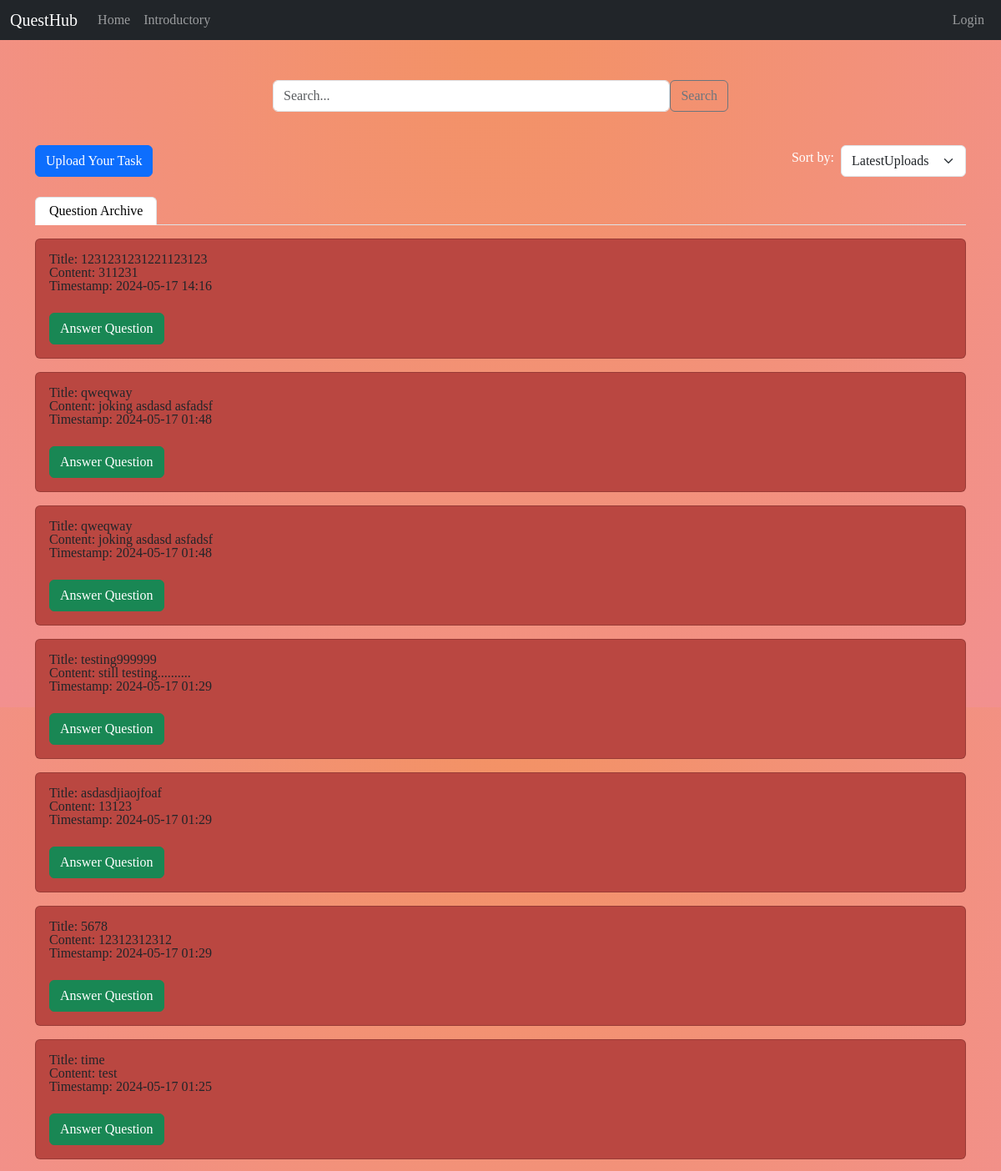
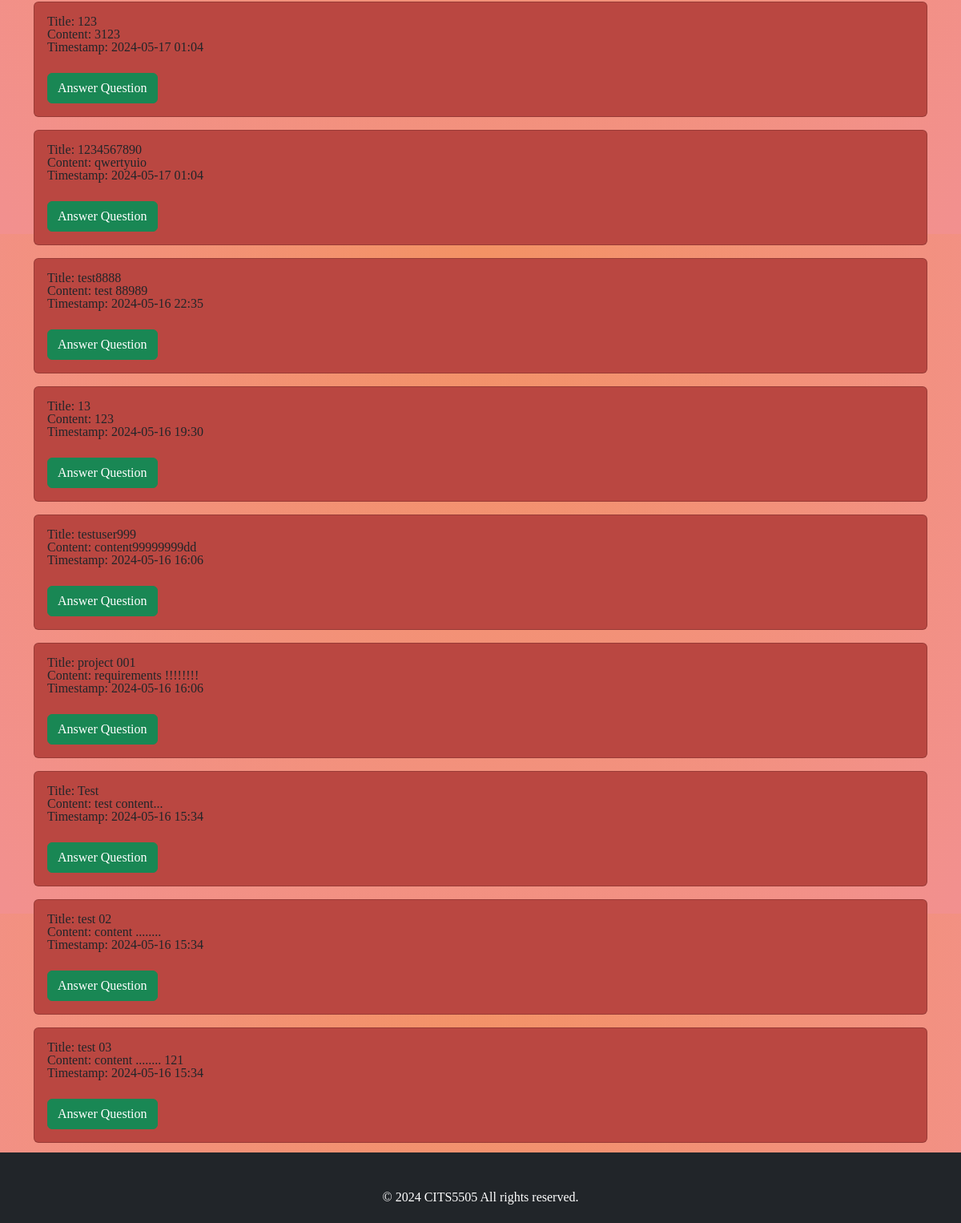
The app's page /index, older data (2 pictures, top to bottom).
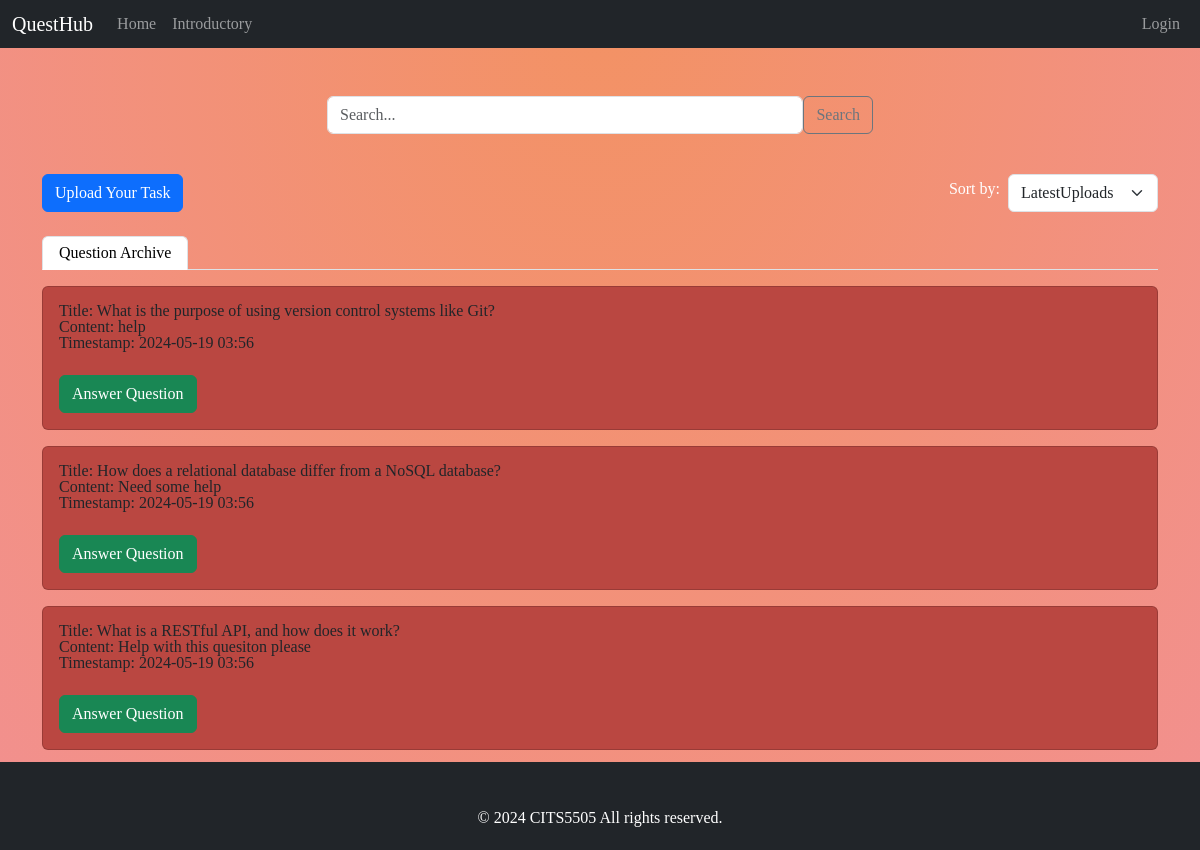
The same page, newer data.
### model/database/db.py (models this page shows)
class Article(db.Model):
    __tablename__='article'
    id=db.Column(db.Integer,primary_key=True)
    userid=db.Column(db.Integer,db.ForeignKey('user.id'))
    title=db.Column(db.String(120),nullable=False)
    content=db.Column(db.String(500),nullable=False)
    create_time=db.Column(db.DateTime,default=datetime.now())
    user = db.relationship('User', backref=db.backref('article', lazy=True))

### app/routes.py (the view)
@main.route('/index')
def index_page():
    tasks = []
    articledata = Article.query.join(User).filter(Article.userid == User.id).order_by(Article.create_time.desc()).all()
    for i in articledata:
        tasks.append(
            {'id': i.id, 'title': i.title, 'content': i.content, 'time': i.create_time.strftime("%Y-%m-%d %H:%M")}
        )
    return render_template('index.html', tasks=tasks)

### app/templates/index.html (shortened to what this page needs)
{% extends 'base.html' %}
{% block content %}
    <div class="container mt-5 pt-5">
        <div class="row justify-content-center">
            <div class="col-md-6">
                <div class="input-group mb-3">
                    <form id="searchForm" action="/search" method="POST" style="display: flex; width: 100%;">
                        <input type="text" class="form-control" id="searchInput" placeholder="Search..."
                               aria-label="Search"
                               aria-describedby="button-addon2" name="keyword" value="{{ word }}">
                        <button class="btn btn-outline-secondary" type="submit" id="searchButton">Search</button>
                    </form>
                </div>
            </div>
        </div>
    </div>
    <div class="container mt-4">
        <div class="d-flex" style="justify-content: space-between;">
            <div class="d-flex justify-content-end">
                <button class="btn btn-primary upload_button">Upload Your Task</button>
            </div>
            <div class="d-flex align-items-center">
                <div class="me-2">
                    <label for="sortSelect" class="form-label">Sort by:</label>
                </div>
                <select class="form-select" id="sort" aria-label="Task Sort" style="width: auto;">
                    <option value="date-newest" {% if  sort_order == 'date-newest' %}selected{% endif %}>LatestUploads</option>
                </select>
            </div>
        </div>
        <ul class="nav nav-tabs mt-4">
            <li class="nav-item">
                <a class="nav-link active" aria-current="page" href="#coding" data-bs-toggle="tab">Question Archive</a>
            </li>
        </ul>
        <div class="tab-content">
            <div class="tab-pane fade show active" id="coding">
                {% for task in tasks %}
                    <div class="card mt-3">
                        <div class="card-body">
                            <a>Title: {{ task.title }}</a>
                            <p class="card-text"><strong>Content:</strong> {{ task.content }}</p>
                            <p class="card-text"><strong>Timestamp:</strong> {{ task.time }}</p>
                            <button class="btn btn-success mt-4" data-bs-toggle="modal"
                                    onclick="geturl('./article?id={{ task.id }}')">
                                Answer Question
                            </button>
                        </div>
                    </div>
                {% endfor %}
            </div>
        </div>
    </div>
    <div style="height: 100px;"></div>
{% endblock %}

Row changes from the older to the newer data that the page shows:
removed Article: title "1231231231221123123", content "311231", time "2024-05-17 14:16"
removed Article: title "qweqway", content "joking asdasd asfadsf", time "2024-05-17 01:48"
removed Article: title "qweqway", content "joking asdasd asfadsf", time "2024-05-17 01:48"
removed Article: title "testing999999", content "still testing..........", time "2024-05-17 01:29"
removed Article: title "asdasdjiaojfoaf", content "13123", time "2024-05-17 01:29"
removed Article: title "5678", content "12312312312", time "2024-05-17 01:29"
removed Article: title "time", content "test", time "2024-05-17 01:25"
removed Article: title "123", content "3123", time "2024-05-17 01:04"
removed Article: title "1234567890", content "qwertyuio", time "2024-05-17 01:04"
removed Article: title "test8888", content "test 88989", time "2024-05-16 22:35"
removed Article: title "13", content "123", time "2024-05-16 19:30"
removed Article: title "testuser999", content "content99999999dd", time "2024-05-16 16:06"
removed Article: title "project 001", content "requirements !!!!!!!!", time "2024-05-16 16:06"
removed Article: title "Test", content "test content...", time "2024-05-16 15:34"
removed Article: title "test 02", content "content ........", time "2024-05-16 15:34"
removed Article: title "test 03", content "content ........ 121", time "2024-05-16 15:34"
added Article: title "What is the purpose of using version control systems like Git?", content "help", time "2024-05-19 03:56"
added Article: title "How does a relational database differ from a NoSQL database?", content "Need some help", time "2024-05-19 03:56"
added Article: title "What is a RESTful API, and how does it work?", content "Help with this quesiton please", time "2024-05-19 03:56"
